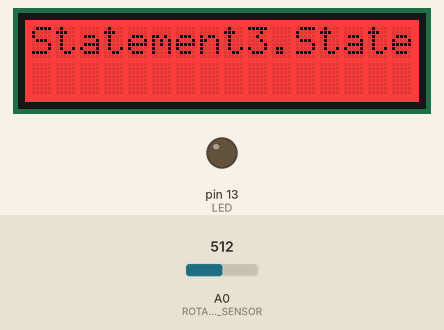
Bench run of a sketch on a simulated Arduino Uno, built with avr-gcc and run on an emulated ATmega328P. Shown: 16×2 character LCD, output pins drawn as LEDs (lit = HIGH). Inputs (shaded band) come from the test bench; at power-on: A0 (ROTARY_ANGLE_SENSOR) = 512. What the sketch prints to the serial monitor is not drawn.

Above: at 1.2 s.
1.3 s: A0 (ROTARY_ANGLE_SENSOR) set to 532
At 3.0 s:
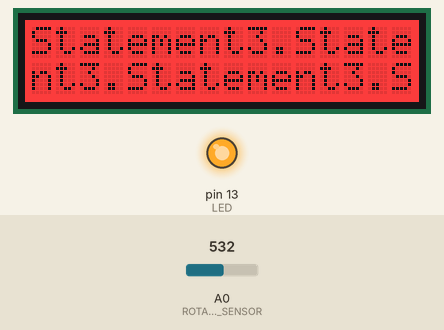
4.3 s: A0 (ROTARY_ANGLE_SENSOR) set to 306
At 5.0 s:
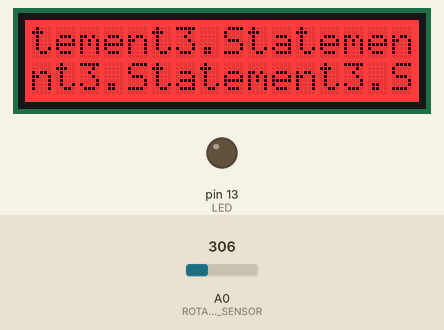
7.3 s: A0 (ROTARY_ANGLE_SENSOR) set to 191
10.3 s: A0 (ROTARY_ANGLE_SENSOR) set to 173
13.3 s: A0 (ROTARY_ANGLE_SENSOR) set to 122
At 14.1 s:
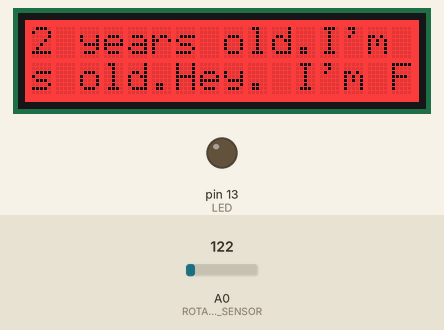
16.3 s: A0 (ROTARY_ANGLE_SENSOR) set to 310
At 18.3 s:
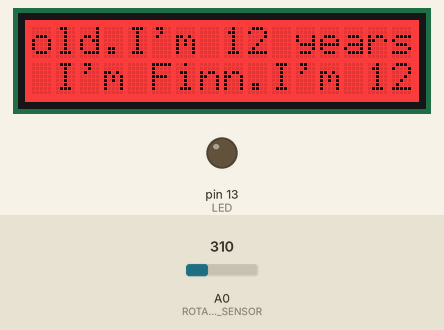
Timing chart, 0 to 19.8 s (numbered marks = the images above; inputs shaded):
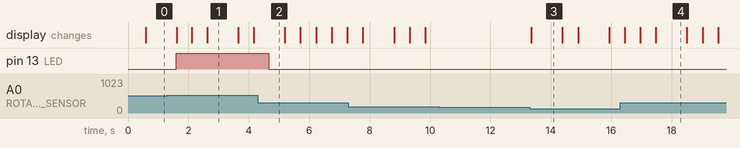

The sketch:

Potentiometer.ino
```cpp
/******************************************************************************/
/*macro definitions of Rotary angle sensor and LED pin*/
#include <Wire.h>
#include "rgb_lcd.h"
rgb_lcd lcd;
const int colorR = 255;
const int colorG = 0;
const int colorB = 0;
#define ROTARY_ANGLE_SENSOR A0
#define LED 13//the Grove - LED is connected to D3 of Arduino
#define ADC_REF 5//reference voltage of ADC is 5v.If the Vcc switch on the seeeduino
         //board switches to 3V3, the ADC_REF should be 3.3
#define GROVE_VCC 5//VCC of the grove interface is normally 5v
#define FULL_ANGLE 300//full value of the rotary angle is 300 degrees
void setup()
{
  Serial.begin(9600);
  pinsInit();
  lcd.begin(16, 2);
  lcd.setRGB(colorR, colorG, colorB);
}

void loop()
{
  int degrees;
  degrees = getDegree();
  Serial.println("The angle between the mark and the starting position:");
  Serial.println(degrees);

  int brightness;
  /*The degrees is 0~300, should be converted to be 0~255 to control the*/
  /*brightness of LED                           */
  brightness = map(degrees, 0, FULL_ANGLE, 0, 255);
  controlBrightness(brightness);
  if (degrees < 50){
    // // Print a message to the LCD.
      lcd.print("Hey. I'm Finn.");   }
  else if (degrees > 50 and degrees < 100){
     // Print a message to the LCD.
      lcd.print("I'm 12 years old.");}
  else if (degrees > 100 and degrees < 300){
     // Print a message to the LCD.
      lcd.print("Statement3.");}
  delay(500);
}
void pinsInit()
{
  pinMode(ROTARY_ANGLE_SENSOR, INPUT);
  pinMode(LED,OUTPUT);
}

/*PWM control brightness            */
/*If brightness is 0,the LED is off.      */
/*The Greater the brightness, the brighter the LED.*/
/*The range of brightness is 0~255        */
void controlBrightness(int brightness)
{
  analogWrite(LED,brightness);

}
/************************************************************************/
/*Function: Get the angle between the mark and the starting position  */
/*Parameter:-void                           */
/*Return: -int,the range of degrees is 0~300              */
int getDegree()
{
  int sensor_value = analogRead(ROTARY_ANGLE_SENSOR);
  float voltage;
  voltage = (float)sensor_value*ADC_REF/1023;
  float degrees = (voltage*FULL_ANGLE)/GROVE_VCC;
  return degrees;
}
```

Measured:
- the behaviour switches between 514 and 515 on A0 (ROTARY_ANGLE_SENSOR) (found by bisection; images 0 and 1)
- after the input at 1.3 s, pin 13 (LED): LOW → HIGH after 0.30 s
- after the input at 4.3 s, pin 13 (LED): HIGH → LOW after 0.36 s
- after the input at 10.3 s, every drawn part: stays the same
- after the input at 13.3 s, the display: changes after 0.06 s (image 3)
- after the input at 16.3 s, the display: first changes after 0.14 s (image 4 shows a later state)
- what the display in image 1 shows lasts 1.1 s, from 2.6 s to 3.7 s
